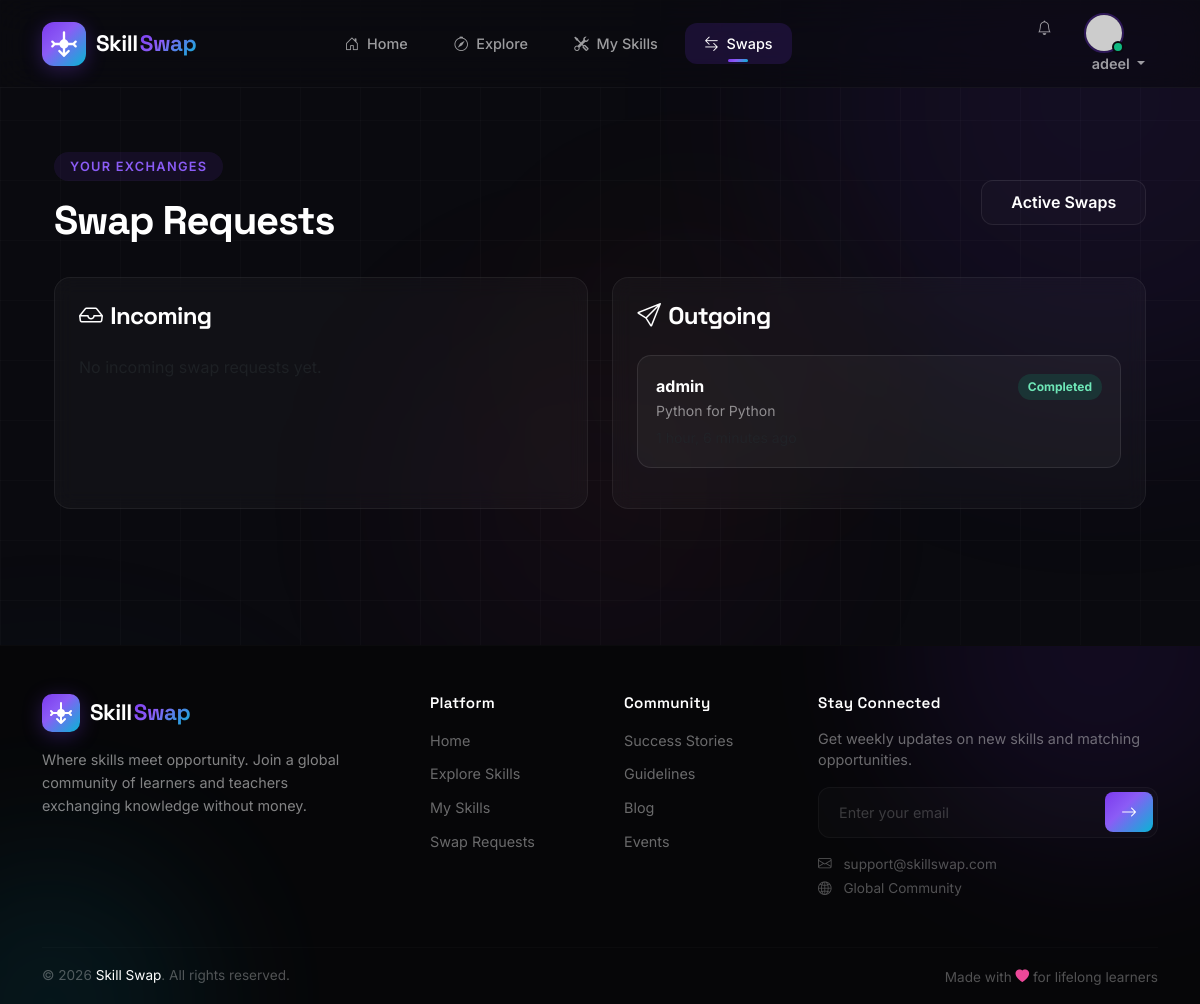
The app's page /swaps/ (signed in) with its own data.
### swap/models.py (models this page shows, shortened)
class SwapRequest(models.Model):
    STATUS_CHOICES = [
        ('pending', 'Pending'),
        ('accepted', 'Accepted'),
        ('declined', 'Declined'),
        ('cancelled', 'Cancelled'),
        ('completed', 'Completed'),
    ]
    requester = models.ForeignKey(User, on_delete=models.CASCADE, related_name='sent_requests')
    recipient = models.ForeignKey(User, on_delete=models.CASCADE, related_name='received_requests')
    offered_skill = models.ForeignKey(Skill, on_delete=models.CASCADE, related_name='offered_swaps')
    requested_skill = models.ForeignKey(Skill, on_delete=models.CASCADE, related_name='requested_swaps')
    status = models.CharField(max_length=20, choices=STATUS_CHOICES, default='pending')
    message = models.TextField(max_length=500, blank=True)
    created_at = models.DateTimeField(auto_now_add=True)
    updated_at = models.DateTimeField(auto_now=True)

### skills/models.py (models this page shows, shortened)
class Skill(models.Model):
    SKILL_TYPES = [
        ('offer', 'I can teach this'),
        ('want', 'I want to learn this'),
    ]
    CATEGORY_CHOICES = [
        ('programming', 'Programming'),
        ('design', 'Design'),
        ('music', 'Music'),
        ('arts', 'Arts'),
        ('language', 'Language'),
        ('business', 'Business'),
        ('fitness', 'Fitness'),
        ('other', 'Other'),
    ]
    user = models.ForeignKey(User, on_delete=models.CASCADE, related_name='skills')
    name = models.CharField(max_length=100)
    category = models.CharField(max_length=50, choices=CATEGORY_CHOICES)
    skill_type = models.CharField(max_length=10, choices=SKILL_TYPES)
    description = models.TextField(max_length=500, blank=True)
    icon = models.CharField(max_length=50, default='bi bi-tools')
    color = models.CharField(max_length=100, default='linear-gradient(135deg, #7c3aed, #8b5cf6)')
    created_at = models.DateTimeField(auto_now_add=True)
    updated_at = models.DateTimeField(auto_now=True)

### swap/views.py (the view)
# urls.py: path('swaps/', views.requests, name='requests'),
@login_required
def requests(request):
    incoming_requests = SwapRequest.objects.filter(recipient=request.user).select_related('requester', 'offered_skill', 'requested_skill').order_by('-created_at')
    outgoing_requests = SwapRequest.objects.filter(requester=request.user).select_related('recipient', 'offered_skill', 'requested_skill').order_by('-created_at')
    return render(request, 'swap/requests.html', {'incoming_requests': incoming_requests, 'outgoing_requests': outgoing_requests})

### swap/context_processors.py (called while the page is built)
def notification_counts(request):
    if not request.user.is_authenticated:
        return {}
    from .models import Notification, SwapRequest, Message
    return {
        'unread_swap_requests': SwapRequest.objects.filter(recipient=request.user, status='pending').count(),
        'unread_notifications': Notification.objects.filter(user=request.user, is_read=False).count(),
        'unread_messages': Message.objects.filter(recipient=request.user, is_read=False).count(),
    }

### templates/swap/requests.html (shortened to what this page needs)
{% extends 'base.html' %}
{% block content %}
<section class="py-5"><div class="container"><div class="d-flex justify-content-between align-items-center mb-4"><div><span class="section-tag">Your exchanges</span><h1 class="text-white mt-2">Swap Requests</h1></div><a href="{% url 'active_swaps' %}" class="btn btn-outline-glass">Active Swaps</a></div>
<div class="row g-4"><div class="col-lg-6"><div class="glass p-4 h-100"><h4 class="text-white mb-4"><i class="bi bi-inbox me-2"></i>Incoming</h4>{% for swap in incoming_requests %}<a href="{% url 'request_detail' pk=swap.id %}" class="swap-card d-block text-decoration-none mb-3"><div class="d-flex justify-content-between"><strong class="text-white">{{ swap.requester.username }}</strong><span class="status-badge {{ swap.status }}">{{ swap.get_status_display }}</span></div><p class="text-white-50 small mb-1">Offers {{ swap.offered_skill.name }} for {{ swap.requested_skill.name }}</p><small class="text-muted">{{ swap.created_at|timesince }} ago</small></a>{% empty %}<p class="text-muted">No incoming swap requests yet.</p>{% endfor %}</div></div>
<div class="col-lg-6"><div class="glass p-4 h-100"><h4 class="text-white mb-4"><i class="bi bi-send me-2"></i>Outgoing</h4>{% for swap in outgoing_requests %}<a href="{% url 'request_detail' pk=swap.id %}" class="swap-card d-block text-decoration-none mb-3"><div class="d-flex justify-content-between"><strong class="text-white">{{ swap.recipient.username }}</strong><span class="status-badge {{ swap.status }}">{{ swap.get_status_display }}</span></div><p class="text-white-50 small mb-1">{{ swap.offered_skill.name }} for {{ swap.requested_skill.name }}</p><small class="text-muted">{{ swap.created_at|timesince }} ago</small></a>{% empty %}<p class="text-muted">You have not sent any requests yet.</p>{% endfor %}</div></div></div></div></section>
{% endblock %}

### templates/base.html (shortened to what this page needs)
{% load static %}
<!DOCTYPE html>
<html lang="en">
<head>
    <link href="https://cdn.jsdelivr.net/npm/bootstrap@5.3.8/dist/css/bootstrap.min.css" rel="stylesheet">
    <link rel="stylesheet" href="https://cdn.jsdelivr.net/npm/bootstrap-icons@1.11.0/font/bootstrap-icons.css">
    <link rel="stylesheet" href="{% static 'css/style.css' %}">
</head>
<body>
    <div class="bg-decoration">
        <div class="orb orb-1"></div>
        <div class="orb orb-3"></div>
        <div class="orb orb-4"></div>
        <div class="grid-pattern"></div>
    </div>
    <nav class="navbar navbar-expand-lg fixed-top glass-nav">
        <div class="container">
            <a class="navbar-brand" href="{% url 'index' %}">
                <div class="brand-wrapper">
                    <div class="brand-icon">
                    </div>
                    <div class="brand-text">
                        <span class="brand-name">Skill</span>
                        <span class="brand-name gradient-text">Swap</span>
                    </div>
                </div>
            </a>
            <div class="collapse navbar-collapse" id="mainNavbar">
                <ul class="navbar-nav mx-auto mb-2 mb-lg-0 gap-2">
                    <li class="nav-item">
                        <a class="nav-link {% if request.resolver_match.url_name == 'index' %}active{% endif %}" href="{% url 'index' %}">
                            <i class="bi bi-house-door me-1"></i> Home
                        </a>
                    </li>
                    <li class="nav-item">
                        <a class="nav-link {% if request.resolver_match.url_name == 'skill_list' %}active{% endif %}" href="{% url 'skill_list' %}">
                            <i class="bi bi-compass me-1"></i> Explore
                        </a>
                    </li>
                    <li class="nav-item">
                        <a class="nav-link {% if request.resolver_match.url_name == 'my_skills' %}active{% endif %}" href="{% url 'my_skills' %}">
                            <i class="bi bi-tools me-1"></i> My Skills
                        </a>
                    </li>
                    <li class="nav-item">
                        <a class="nav-link position-relative {% if request.resolver_match.url_name == 'requests' %}active{% endif %}" href="{% url 'requests' %}">
                            <i class="bi bi-arrow-left-right me-1"></i> Swaps
                        </a>
                    </li>
                </ul>
                <ul class="navbar-nav ms-auto">
                    {% if user.is_authenticated %}
                    <li class="nav-item">
                        <a class="nav-link position-relative" href="{% url 'notifications' %}" aria-label="Notifications">
                            <i class="bi bi-bell"></i>
                        </a>
                    </li>
                    <li class="nav-item dropdown">
                        <a class="nav-link dropdown-toggle user-menu" href="#" data-bs-toggle="dropdown">
                            <div class="user-avatar-wrapper">
                                {% if user.profile.avatar %}
                                <img src="{{ user.profile.avatar.url }}" alt="{{ user.username }}" class="user-avatar">
                                {% else %}
                                <img src="https://ui-avatars.com/api/?name={{ user.username|urlencode }}&background=7c3aed&color=fff&size=40&bold=true"
                                     alt="{{ user.username }}"
                                     class="user-avatar">
                                {% endif %}
                                <span class="online-indicator"></span>
                            </div>
                            <span class="d-none d-md-inline ms-2 fw-semibold">{{ user.username }}</span>
                        </a>
                    </li>
                    {% endif %}
                </ul>
            </div>
        </div>
    </nav>
    <main>
        <div class="page-wrapper">
            <div class="container py-4">
                <div class="content-area">
                    {% block content %}{% endblock %}
                </div>
            </div>
        </div>
    </main>
    <footer class="premium-footer">
        <div class="footer-shapes">
            <div class="shape shape-1"></div>
            <div class="shape shape-2"></div>
        </div>
        <div class="container position-relative">
            <div class="row g-5 py-5">
                <div class="col-lg-4 col-md-6">
                    <div class="footer-brand mb-3">
                        <div class="brand-wrapper">
                            <div class="brand-icon small">
                            </div>
                            <div class="brand-text">
                                <span class="brand-name">Skill</span>
                                <span class="brand-name gradient-text">Swap</span>
                            </div>
                        </div>
                    </div>
                    <p class="footer-description">
                        Where skills meet opportunity. Join a global community of learners and teachers exchanging knowledge without money.
                    </p>
                </div>
                <div class="col-lg-2 col-md-6">
                    <h6 class="footer-heading">Platform</h6>
                    <ul class="footer-links">
                        <li><a href="{% url 'index' %}">Home</a></li>
                        <li><a href="{% url 'skill_list' %}">Explore Skills</a></li>
                        <li><a href="{% url 'my_skills' %}">My Skills</a></li>
                        <li><a href="{% url 'requests' %}">Swap Requests</a></li>
                    </ul>
                </div>
                <div class="col-lg-2 col-md-6">
                    <h6 class="footer-heading">Community</h6>
                    <ul class="footer-links">
                        <li><a href="#">Success Stories</a></li>
                        <li><a href="#">Guidelines</a></li>
                        <li><a href="#">Blog</a></li>
                        <li><a href="#">Events</a></li>
                    </ul>
                </div>
                <div class="col-lg-4 col-md-6">
                    <h6 class="footer-heading">Stay Connected</h6>
                    <p class="footer-text">Get weekly updates on new skills and matching opportunities.</p>
                    <form method="post" action="#" class="newsletter-group">
                        <input type="email" name="email" class="newsletter-input" placeholder="Enter your email" required>
                        <button type="submit" class="newsletter-button">
                            <i class="bi bi-arrow-right"></i>
                        </button>
                    </form>
                    <div class="footer-contact">
                        <span><i class="bi bi-envelope"></i> support@skillswap.com</span>
                        <span><i class="bi bi-globe2"></i> Global Community</span>
                    </div>
                </div>
            </div>
            <div class="footer-bottom">
                <div class="row align-items-center">
                    <div class="col-md-6 text-center text-md-start">
                        <p class="footer-copyright">
                            &copy; {% now "Y" %} <span class="text-white">Skill Swap</span>. All rights reserved.
                        </p>
                    </div>
                    <div class="col-md-6 text-center text-md-end">
                        <span class="footer-heart">
                            Made with <i class="bi bi-heart-fill"></i> for lifelong learners
                        </span>
                    </div>
                </div>
            </div>
        </div>
    </footer>
</body>
</html>

### records on screen
SwapRequest: recipient.username "admin", status "Completed", offered_skill.name "Python", requested_skill.name "Python"

### other values on screen
{{ user.username }} "adeel"
